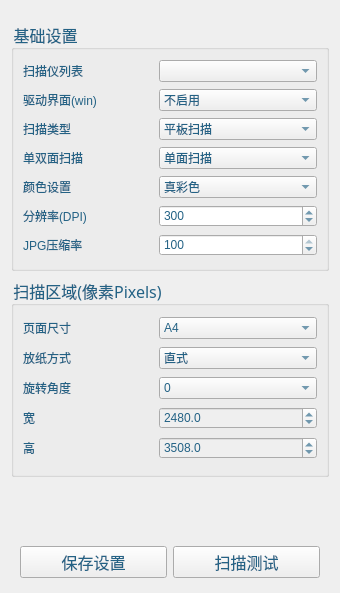
<?xml version="1.0" encoding="UTF-8"?>
<ui version="4.0">
 <class>ScannerConfig_Sane</class>
 <widget class="QWidget" name="ScannerConfig_Sane">
  <property name="geometry">
   <rect>
    <x>0</x>
    <y>0</y>
    <width>340</width>
    <height>593</height>
   </rect>
  </property>
  <property name="minimumSize">
   <size>
    <width>340</width>
    <height>0</height>
   </size>
  </property>
  <property name="maximumSize">
   <size>
    <width>340</width>
    <height>16777215</height>
   </size>
  </property>
  <property name="font">
   <font>
    <family>新宋体</family>
    <pointsize>12</pointsize>
    <weight>50</weight>
    <italic>false</italic>
    <bold>false</bold>
   </font>
  </property>
  <property name="windowTitle">
   <string>Form</string>
  </property>
  <property name="styleSheet">
   <string notr="true">
font: 12pt &quot;新宋体&quot; ;
color:rgb(35,98,133);</string>
  </property>
  <layout class="QGridLayout" name="gridLayout">
   <item row="6" column="0" colspan="2">
    <widget class="QGroupBox" name="groupBox_2">
     <property name="minimumSize">
      <size>
       <width>0</width>
       <height>200</height>
      </size>
     </property>
     <property name="maximumSize">
      <size>
       <width>16777215</width>
       <height>180</height>
      </size>
     </property>
     <property name="title">
      <string>扫描区域(像素Pixels)</string>
     </property>
     <layout class="QGridLayout" name="gridLayout_3" columnstretch="3,1,1,1">
      <item row="0" column="0">
       <widget class="QLabel" name="u_label_ScanArea">
        <property name="minimumSize">
         <size>
          <width>130</width>
          <height>0</height>
         </size>
        </property>
        <property name="maximumSize">
         <size>
          <width>130</width>
          <height>16777215</height>
         </size>
        </property>
        <property name="text">
         <string>页面尺寸</string>
        </property>
       </widget>
      </item>
      <item row="1" column="0">
       <widget class="QLabel" name="u_label_Orientation">
        <property name="minimumSize">
         <size>
          <width>130</width>
          <height>0</height>
         </size>
        </property>
        <property name="maximumSize">
         <size>
          <width>130</width>
          <height>16777215</height>
         </size>
        </property>
        <property name="text">
         <string>放纸方式</string>
        </property>
       </widget>
      </item>
      <item row="4" column="0">
       <widget class="QLabel" name="u_label_ScanArea_Height">
        <property name="minimumSize">
         <size>
          <width>130</width>
          <height>0</height>
         </size>
        </property>
        <property name="maximumSize">
         <size>
          <width>130</width>
          <height>16777215</height>
         </size>
        </property>
        <property name="text">
         <string>高</string>
        </property>
       </widget>
      </item>
      <item row="3" column="0">
       <widget class="QLabel" name="u_label_ScanArea_Width">
        <property name="minimumSize">
         <size>
          <width>130</width>
          <height>0</height>
         </size>
        </property>
        <property name="maximumSize">
         <size>
          <width>130</width>
          <height>16777215</height>
         </size>
        </property>
        <property name="text">
         <string>宽</string>
        </property>
       </widget>
      </item>
      <item row="2" column="0">
       <widget class="QLabel" name="u_label_Rotation">
        <property name="minimumSize">
         <size>
          <width>130</width>
          <height>0</height>
         </size>
        </property>
        <property name="maximumSize">
         <size>
          <width>130</width>
          <height>16777215</height>
         </size>
        </property>
        <property name="text">
         <string>旋转角度</string>
        </property>
       </widget>
      </item>
      <item row="0" column="1" colspan="3">
       <widget class="QComboBox" name="u_comboBox_ScanArea">
        <property name="currentIndex">
         <number>1</number>
        </property>
        <item>
         <property name="text">
          <string>A3</string>
         </property>
        </item>
        <item>
         <property name="text">
          <string>A4</string>
         </property>
        </item>
        <item>
         <property name="text">
          <string>A5</string>
         </property>
        </item>
        <item>
         <property name="text">
          <string>A6</string>
         </property>
        </item>
        <item>
         <property name="text">
          <string>B5</string>
         </property>
        </item>
        <item>
         <property name="text">
          <string>Letter</string>
         </property>
        </item>
        <item>
         <property name="text">
          <string>Legal</string>
         </property>
        </item>
        <item>
         <property name="text">
          <string>自定义</string>
         </property>
        </item>
       </widget>
      </item>
      <item row="1" column="1" colspan="3">
       <widget class="QComboBox" name="u_comboBox_Orientation">
        <property name="currentIndex">
         <number>0</number>
        </property>
        <item>
         <property name="text">
          <string>直式</string>
         </property>
        </item>
        <item>
         <property name="text">
          <string>横式</string>
         </property>
        </item>
       </widget>
      </item>
      <item row="2" column="1" colspan="3">
       <widget class="QComboBox" name="u_comboBox_Rotation">
        <item>
         <property name="text">
          <string>0</string>
         </property>
        </item>
        <item>
         <property name="text">
          <string>90</string>
         </property>
        </item>
        <item>
         <property name="text">
          <string>180</string>
         </property>
        </item>
        <item>
         <property name="text">
          <string>270</string>
         </property>
        </item>
       </widget>
      </item>
      <item row="3" column="1" colspan="3">
       <widget class="QDoubleSpinBox" name="u_doubleSpinBox_ScanArea_Width">
        <property name="enabled">
         <bool>false</bool>
        </property>
        <property name="minimumSize">
         <size>
          <width>0</width>
          <height>0</height>
         </size>
        </property>
        <property name="maximumSize">
         <size>
          <width>16777215</width>
          <height>16777215</height>
         </size>
        </property>
        <property name="decimals">
         <number>1</number>
        </property>
        <property name="maximum">
         <double>5000.000000000000000</double>
        </property>
        <property name="singleStep">
         <double>100.000000000000000</double>
        </property>
        <property name="value">
         <double>2480.000000000000000</double>
        </property>
       </widget>
      </item>
      <item row="4" column="1" colspan="3">
       <widget class="QDoubleSpinBox" name="u_doubleSpinBox_ScanArea_Height">
        <property name="enabled">
         <bool>false</bool>
        </property>
        <property name="minimumSize">
         <size>
          <width>150</width>
          <height>0</height>
         </size>
        </property>
        <property name="maximumSize">
         <size>
          <width>16777215</width>
          <height>16777215</height>
         </size>
        </property>
        <property name="decimals">
         <number>1</number>
        </property>
        <property name="maximum">
         <double>5000.000000000000000</double>
        </property>
        <property name="singleStep">
         <double>100.000000000000000</double>
        </property>
        <property name="value">
         <double>3508.000000000000000</double>
        </property>
       </widget>
      </item>
     </layout>
    </widget>
   </item>
   <item row="8" column="0" colspan="2">
    <widget class="QWidget" name="widget" native="true">
     <property name="minimumSize">
      <size>
       <width>0</width>
       <height>60</height>
      </size>
     </property>
     <property name="maximumSize">
      <size>
       <width>16777215</width>
       <height>40</height>
      </size>
     </property>
     <layout class="QHBoxLayout" name="horizontalLayout">
      <item>
       <widget class="QPushButton" name="u_pushButton_SavConfig">
        <property name="text">
         <string>保存设置</string>
        </property>
       </widget>
      </item>
      <item>
       <widget class="QPushButton" name="u_pushButton_ScanTest">
        <property name="text">
         <string>扫描测试</string>
        </property>
       </widget>
      </item>
     </layout>
    </widget>
   </item>
   <item row="0" column="0" colspan="2">
    <widget class="QGroupBox" name="groupBox_3">
     <property name="minimumSize">
      <size>
       <width>0</width>
       <height>250</height>
      </size>
     </property>
     <property name="maximumSize">
      <size>
       <width>16777215</width>
       <height>230</height>
      </size>
     </property>
     <property name="title">
      <string>基础设置</string>
     </property>
     <layout class="QGridLayout" name="gridLayout_4">
      <item row="7" column="1" colspan="2">
       <widget class="QSpinBox" name="u_spinBox_JPGQuality">
        <property name="minimumSize">
         <size>
          <width>0</width>
          <height>0</height>
         </size>
        </property>
        <property name="maximumSize">
         <size>
          <width>16777215</width>
          <height>16777215</height>
         </size>
        </property>
        <property name="minimum">
         <number>30</number>
        </property>
        <property name="maximum">
         <number>100</number>
        </property>
        <property name="singleStep">
         <number>10</number>
        </property>
        <property name="value">
         <number>100</number>
        </property>
       </widget>
      </item>
      <item row="0" column="1" colspan="2">
       <widget class="QComboBox" name="u_comboBox_ScannerList">
        <property name="minimumSize">
         <size>
          <width>0</width>
          <height>0</height>
         </size>
        </property>
        <property name="maximumSize">
         <size>
          <width>16777215</width>
          <height>16777215</height>
         </size>
        </property>
       </widget>
      </item>
      <item row="2" column="0">
       <widget class="QLabel" name="label">
        <property name="text">
         <string>扫描类型</string>
        </property>
       </widget>
      </item>
      <item row="1" column="0">
       <widget class="QLabel" name="u_label_ShowUI">
        <property name="minimumSize">
         <size>
          <width>130</width>
          <height>0</height>
         </size>
        </property>
        <property name="maximumSize">
         <size>
          <width>130</width>
          <height>16777215</height>
         </size>
        </property>
        <property name="text">
         <string>驱动界面(win)</string>
        </property>
        <property name="margin">
         <number>0</number>
        </property>
       </widget>
      </item>
      <item row="4" column="0">
       <widget class="QLabel" name="u_label_ColorSetting">
        <property name="minimumSize">
         <size>
          <width>130</width>
          <height>0</height>
         </size>
        </property>
        <property name="maximumSize">
         <size>
          <width>130</width>
          <height>16777215</height>
         </size>
        </property>
        <property name="text">
         <string>颜色设置</string>
        </property>
        <property name="margin">
         <number>0</number>
        </property>
       </widget>
      </item>
      <item row="7" column="0">
       <widget class="QLabel" name="u_label_JPGQuality">
        <property name="minimumSize">
         <size>
          <width>130</width>
          <height>0</height>
         </size>
        </property>
        <property name="maximumSize">
         <size>
          <width>130</width>
          <height>16777215</height>
         </size>
        </property>
        <property name="text">
         <string>JPG压缩率</string>
        </property>
        <property name="margin">
         <number>0</number>
        </property>
       </widget>
      </item>
      <item row="2" column="1" colspan="2">
       <widget class="QComboBox" name="cbbScanType">
        <item>
         <property name="text">
          <string>平板扫描</string>
         </property>
        </item>
        <item>
         <property name="text">
          <string>高速扫描</string>
         </property>
        </item>
       </widget>
      </item>
      <item row="1" column="1" colspan="2">
       <widget class="QComboBox" name="u_comboBox_ShowUI">
        <property name="minimumSize">
         <size>
          <width>0</width>
          <height>0</height>
         </size>
        </property>
        <property name="maximumSize">
         <size>
          <width>16777215</width>
          <height>16777215</height>
         </size>
        </property>
        <item>
         <property name="text">
          <string>不启用</string>
         </property>
        </item>
        <item>
         <property name="text">
          <string>启用</string>
         </property>
        </item>
       </widget>
      </item>
      <item row="6" column="1" colspan="2">
       <widget class="QSpinBox" name="u_spinBox_DPI">
        <property name="minimum">
         <number>72</number>
        </property>
        <property name="maximum">
         <number>600</number>
        </property>
        <property name="value">
         <number>300</number>
        </property>
       </widget>
      </item>
      <item row="0" column="0">
       <widget class="QLabel" name="u_label_ScannerList">
        <property name="minimumSize">
         <size>
          <width>130</width>
          <height>0</height>
         </size>
        </property>
        <property name="maximumSize">
         <size>
          <width>130</width>
          <height>16777215</height>
         </size>
        </property>
        <property name="text">
         <string>扫描仪列表</string>
        </property>
        <property name="margin">
         <number>0</number>
        </property>
       </widget>
      </item>
      <item row="6" column="0">
       <widget class="QLabel" name="u_label_DPI">
        <property name="minimumSize">
         <size>
          <width>130</width>
          <height>0</height>
         </size>
        </property>
        <property name="maximumSize">
         <size>
          <width>130</width>
          <height>16777215</height>
         </size>
        </property>
        <property name="text">
         <string>分辨率(DPI)</string>
        </property>
        <property name="margin">
         <number>0</number>
        </property>
       </widget>
      </item>
      <item row="4" column="1" colspan="2">
       <widget class="QComboBox" name="u_comboBox_ColorSetting">
        <property name="minimumSize">
         <size>
          <width>0</width>
          <height>0</height>
         </size>
        </property>
        <property name="maximumSize">
         <size>
          <width>16777215</width>
          <height>16777215</height>
         </size>
        </property>
        <property name="currentIndex">
         <number>2</number>
        </property>
        <item>
         <property name="text">
          <string>黑白</string>
         </property>
        </item>
        <item>
         <property name="text">
          <string>灰色</string>
         </property>
        </item>
        <item>
         <property name="text">
          <string>真彩色</string>
         </property>
        </item>
       </widget>
      </item>
      <item row="3" column="0">
       <widget class="QLabel" name="label_sd">
        <property name="text">
         <string>单双面扫描</string>
        </property>
       </widget>
      </item>
      <item row="3" column="1" colspan="2">
       <widget class="QComboBox" name="cbbScanSD">
        <item>
         <property name="text">
          <string>单面扫描</string>
         </property>
        </item>
        <item>
         <property name="text">
          <string>双面扫描</string>
         </property>
        </item>
       </widget>
      </item>
     </layout>
    </widget>
   </item>
   <item row="7" column="0">
    <spacer name="verticalSpacer">
     <property name="orientation">
      <enum>Qt::Vertical</enum>
     </property>
     <property name="sizeHint" stdset="0">
      <size>
       <width>20</width>
       <height>40</height>
      </size>
     </property>
    </spacer>
   </item>
  </layout>
 </widget>
 <resources/>
 <connections/>
</ui>
